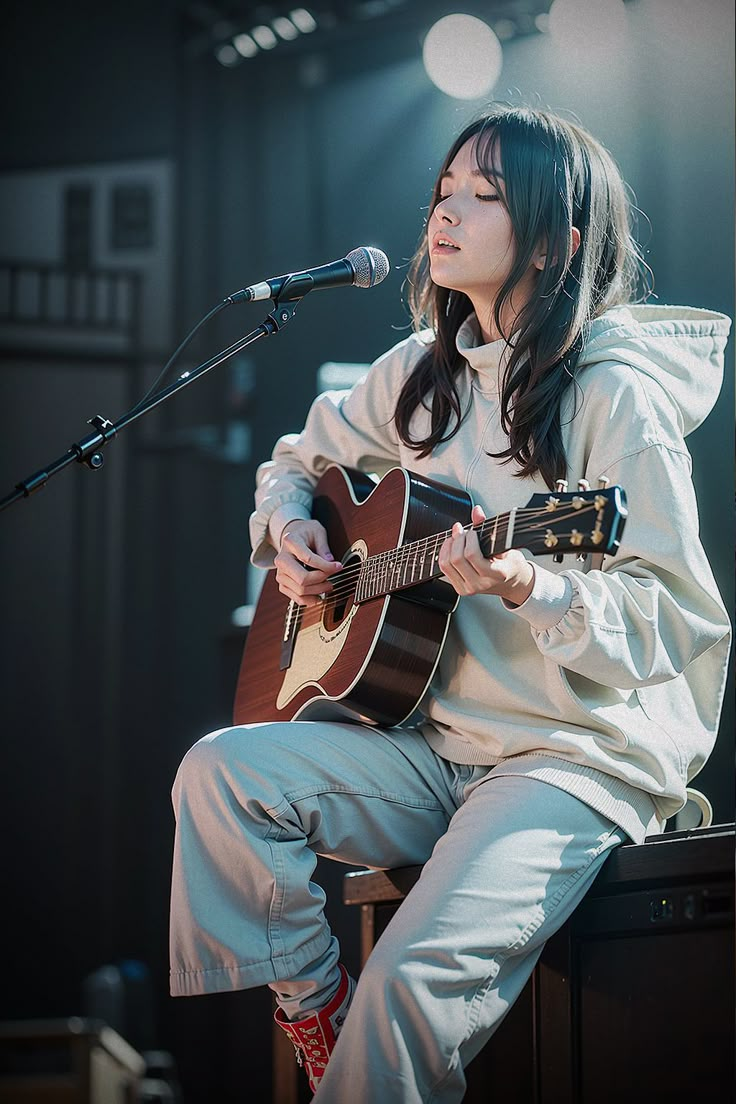
#> input picture assignment_image2.jpg, 736 x 1104 px, found by its file name
$ python cartoon_converter.py
#> lines starting #> are read from the running program, lines starting #| are printed output that depends on the picture; after the words box and inside, x2 and y2 are one past the last pixel; in counts of white or black regions, pixels touching at a corner belong together
import cv2
import numpy as np

# 이미지 경로
img_path = '/Users/fluor/Documents/Workspace/Unity/Unity Projects/cartoon_rendering_converter/assignment_image2.jpg'

# 이미지 불러오기
img_color = cv2.imread(img_path)
#> img_color is the input picture: shape (1104, 736, 3); mean B, G, R 88.5, 85.5, 78.5
if img_color is None:
    raise FileNotFoundError(f"이미지를 찾을 수 없습니다: {img_path}")

# 1. 색상 면 처리 (color quantization using k-means)
Z = img_color.reshape((-1, 3)).astype(np.float32)
K = 8  # 색상 수 (줄일수록 더 카툰 느낌)
criteria = (cv2.TERM_CRITERIA_EPS + cv2.TERM_CRITERIA_MAX_ITER, 20, 1.0)
_, labels, centers = cv2.kmeans(Z, K, None, criteria, 10, cv2.KMEANS_RANDOM_CENTERS)
#> centers = [[55.7, 49.31, 35.96], [96.42, 87.43, 62.98], [23.32, 20.93, 18.85], [158.1, 155.5, 143.5], [222.1, 220.8, 216.3], [177.4, 180, 182.7], [125.6, 123.2, 112.2], [52.43, 58.24, 93.4]]
centers = np.uint8(centers)
#> centers = [[55, 49, 35], [96, 87, 62], [23, 20, 18], [158, 155, 143], [222, 220, 216], [177, 179, 182], [125, 123, 112], [52, 58, 93]]
quantized = centers[labels.flatten()].reshape(img_color.shape)
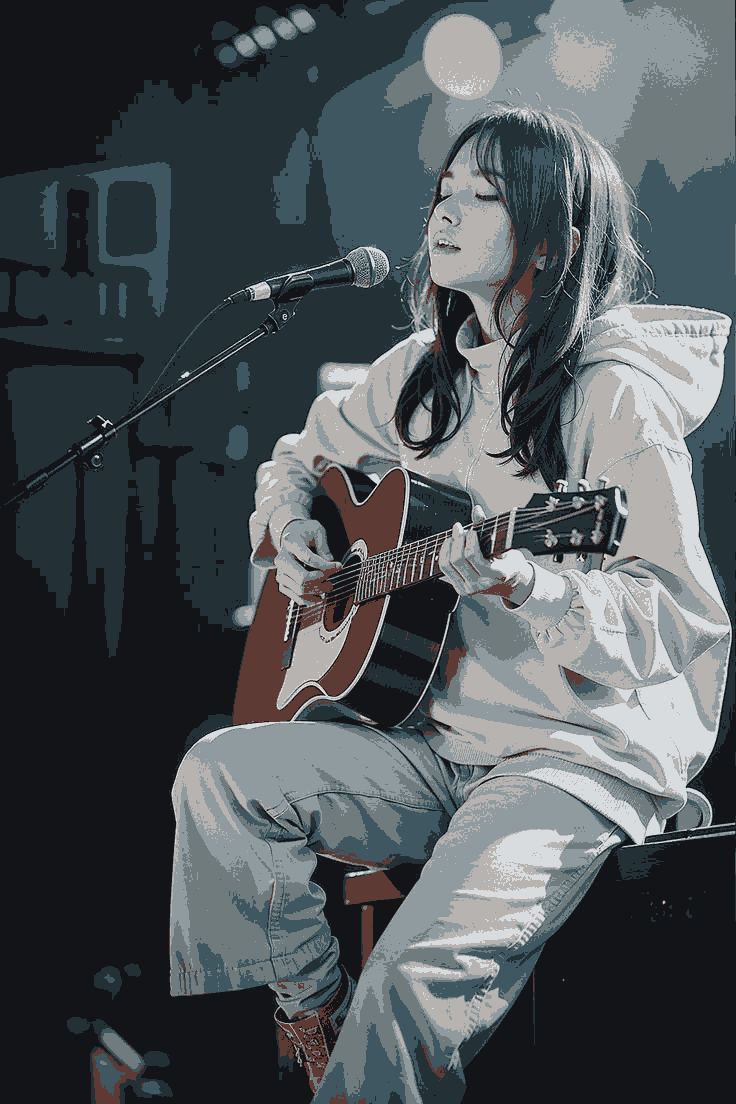
#> quantized: shape (1104, 736, 3); mean B, G, R 88.1, 84.9, 77.7

# 2. 윤곽선 검출 (adaptive threshold + bilateral filter)
img_gray = cv2.cvtColor(img_color, cv2.COLOR_BGR2GRAY)
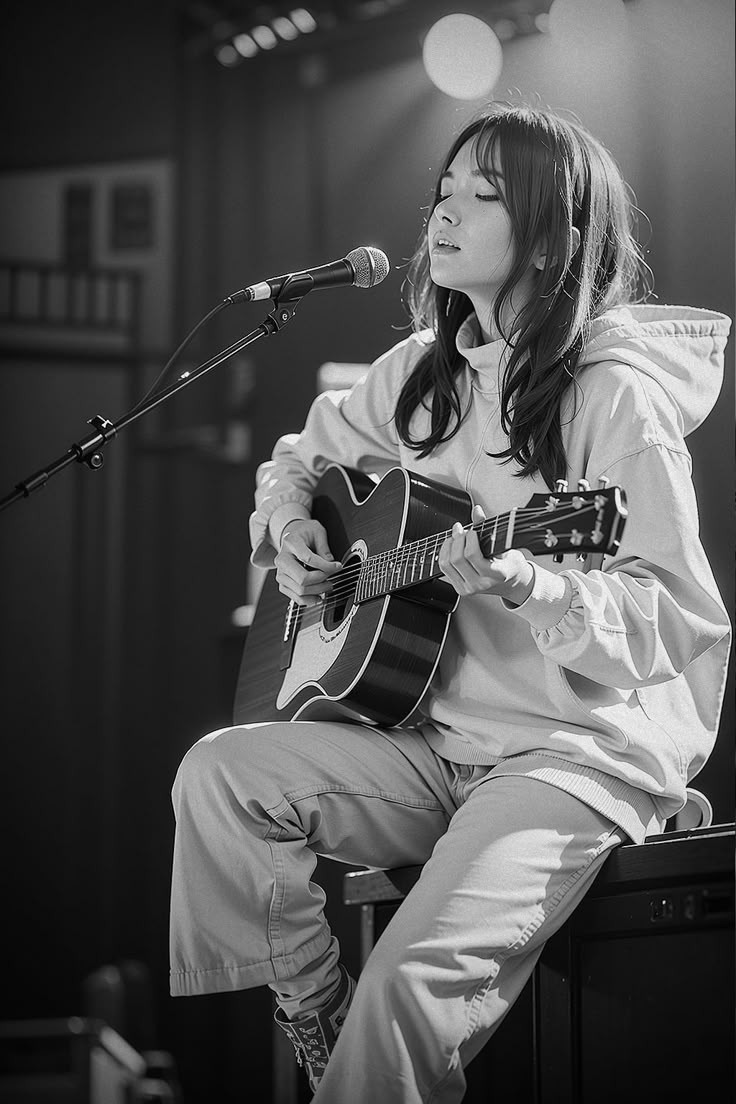
#> img_gray: shape (1104, 736); min 0, max 255, mean 83.7
img_blur = cv2.medianBlur(img_gray, 7)
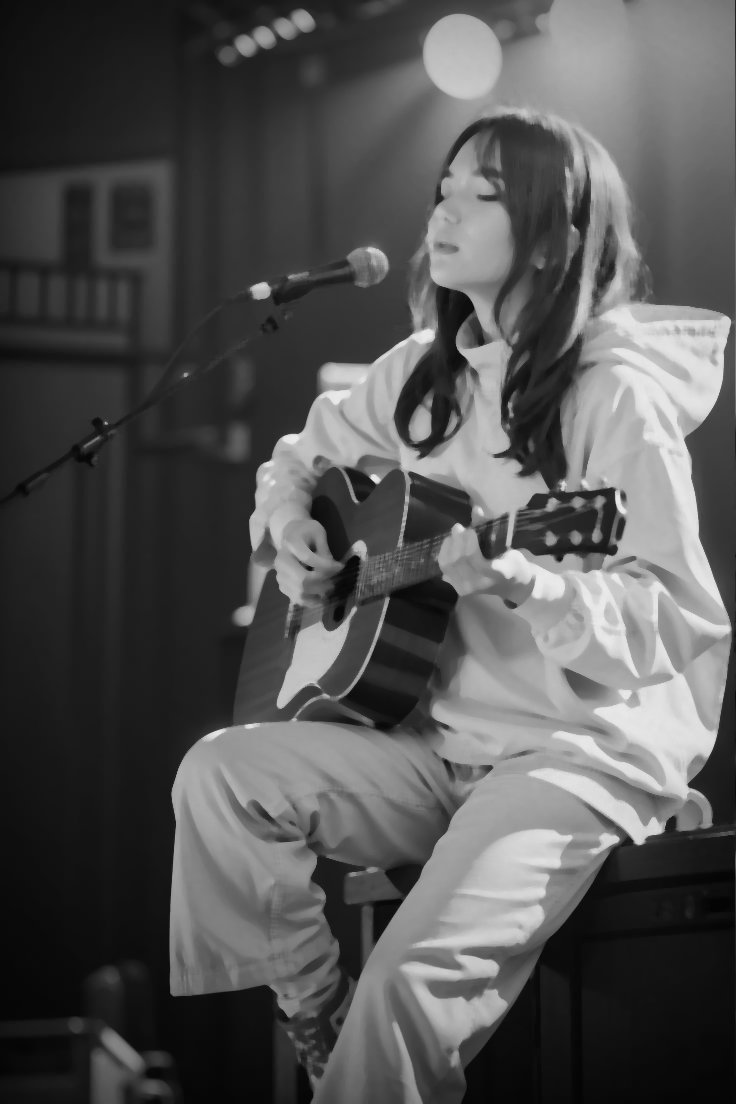
#> img_blur: shape (1104, 736); min 3, max 235, mean 83.4
edges = cv2.adaptiveThreshold(img_blur, 255, cv2.ADAPTIVE_THRESH_MEAN_C, cv2.THRESH_BINARY, blockSize=9, C=2)
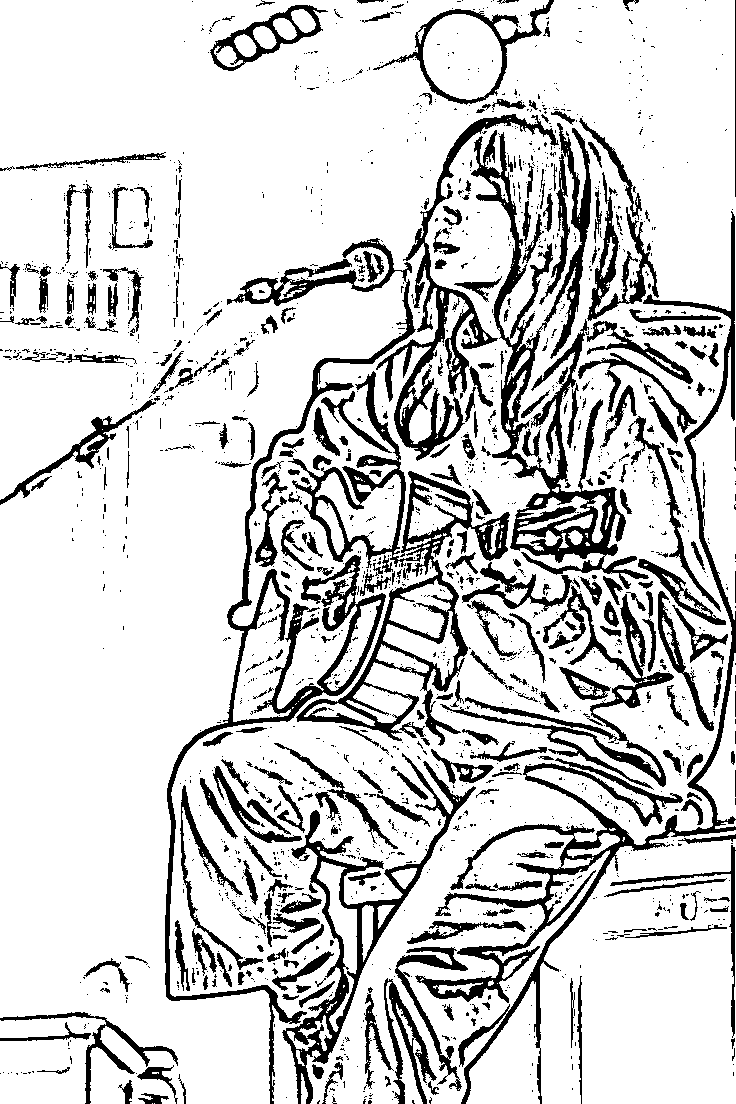
#> edges: shape (1104, 736); 81.9% white; 1886 black regions (1536 under 20 px), largest, box (x1, y1, x2, y2) and area: (471, 123, 649, 589) 16427, (415, 211, 736, 1104) 14964, (165, 238, 416, 1104) 13553

# 3. 윤곽선 반전 → 마스크로 사용
edge_mask = cv2.cvtColor(edges, cv2.COLOR_GRAY2BGR)  # 3채널로 변환
cartoon = cv2.bitwise_and(quantized, edge_mask)
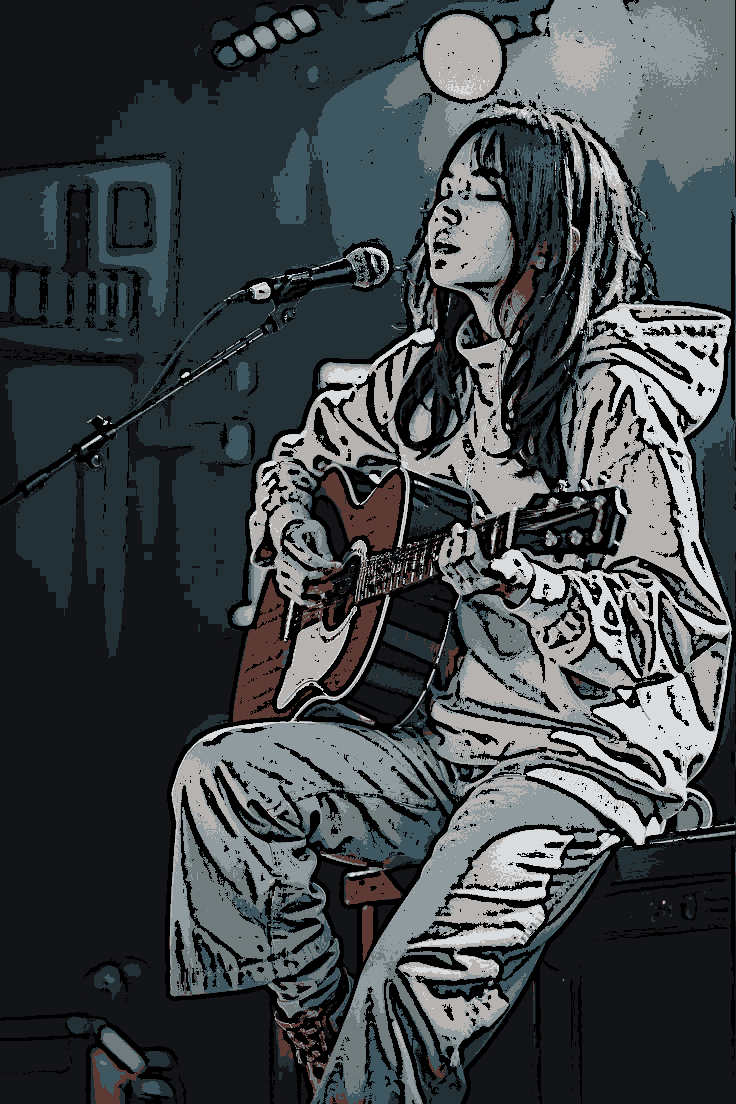
#> cartoon: shape (1104, 736, 3); mean B, G, R 72, 69.3, 63.3

# 결과 출력
cv2.imshow("Original", img_color)
cv2.imshow("Cartoon Rendered", cartoon)
cv2.waitKey(0)
cv2.destroyAllWindows()

# 저장하려면
# cv2.imwrite("cartoon_rendered_output.jpg", cartoon)

$ run again, with assignment_image.jpg copied over assignment_image2.jpg
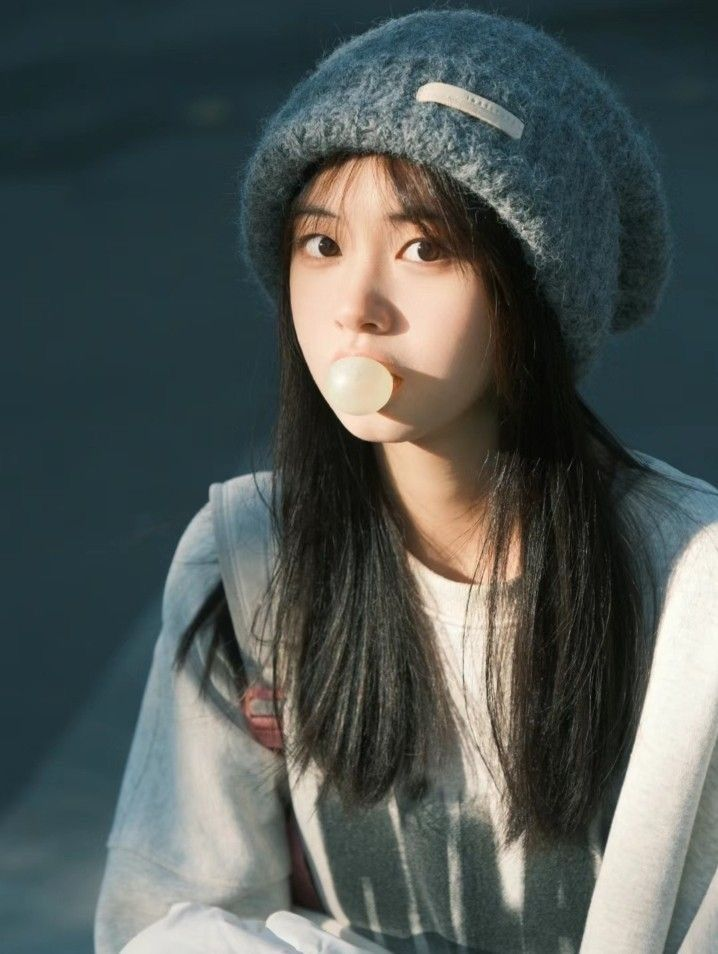
#> input picture assignment_image.jpg, 718 x 954 px, found by its file name
#> img_color is the input picture: shape (954, 718, 3); mean B, G, R 85.1, 87.5, 80.2
#> `_, labels, centers = cv2.kmeans(Z, K, None, criteria, 10, cv2.KMEANS_R..`: centers = [[57.15, 52.7, 35.27], [164.5, 185.2, 208.4], [19.37, 24.9, 24.42], [158.1, 160.2, 151.8], [210.4, 224, 234.3], [117.6, 125.7, 126.5], [92.15, 95.2, 86.86], [68.67, 70.54, 60.3]]
#> `centers = np.uint8(centers)`: centers = [[57, 52, 35], [164, 185, 208], [19, 24, 24], [158, 160, 151], [210, 224, 234], [117, 125, 126], [92, 95, 86], [68, 70, 60]]
#> `edges = cv2.adaptiveThreshold(img_blur, 255, cv2.ADAPTIVE_THRESH_MEAN_..`:
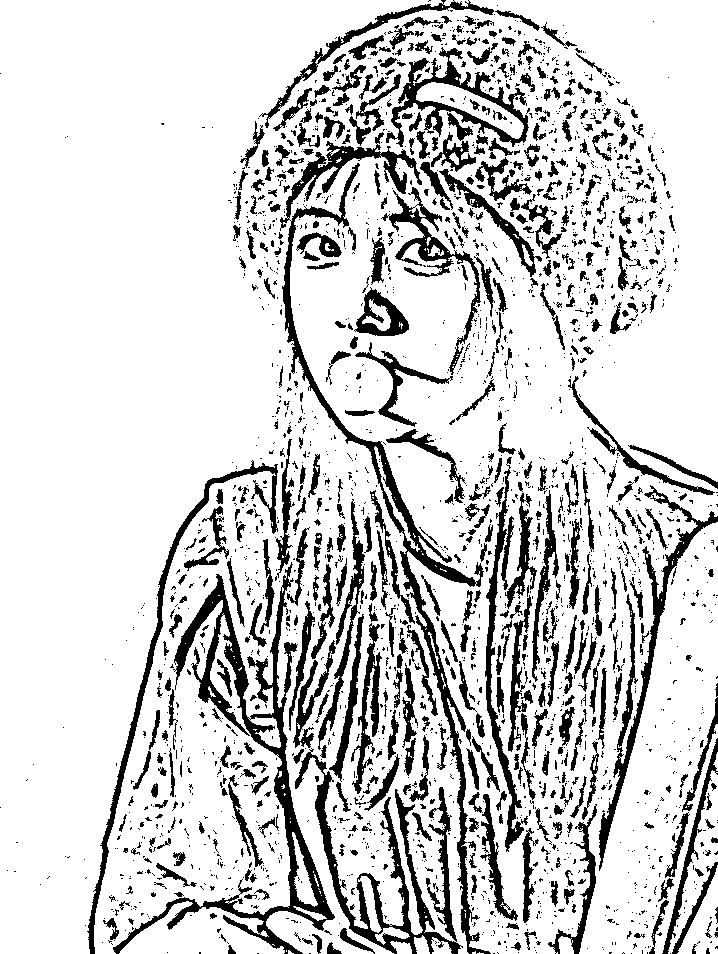
#> edges: shape (954, 718); 82.5% white; 2534 black regions (1965 under 20 px), largest, box (x1, y1, x2, y2) and area: (280, 132, 491, 954) 10269, (113, 562, 335, 954) 10216, (295, 748, 463, 954) 6344
#> `cartoon = cv2.bitwise_and(quantized, edge_mask)`:
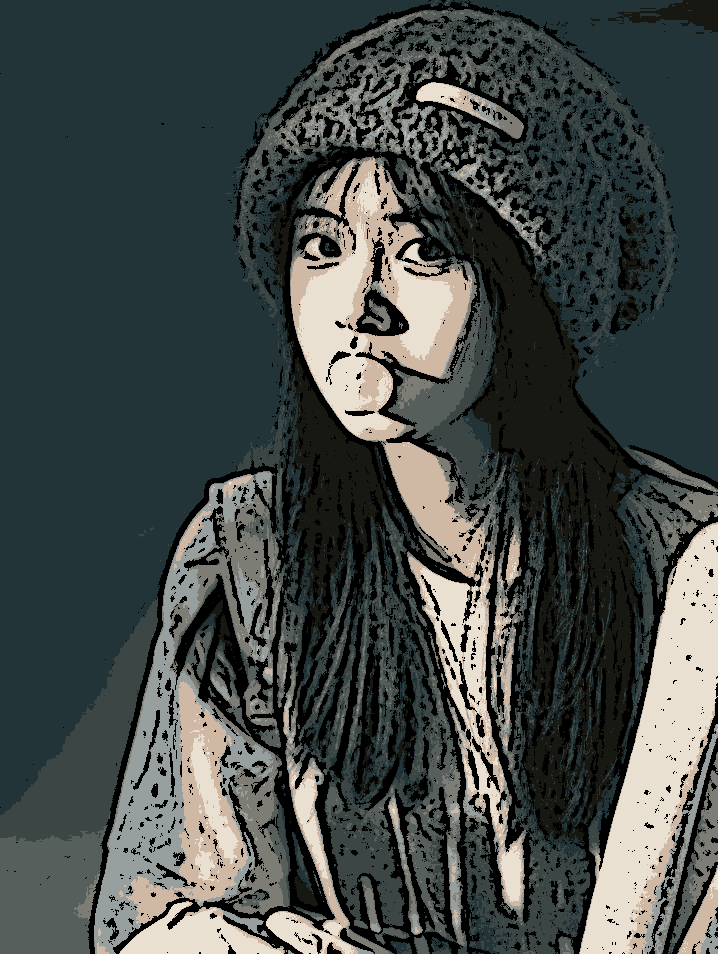
#> cartoon: shape (954, 718, 3); mean B, G, R 71.7, 73.3, 67.2

$ run again, with 스크린샷 2025-03-25 오후 9.33.49.png saved as assignment_image2.jpg
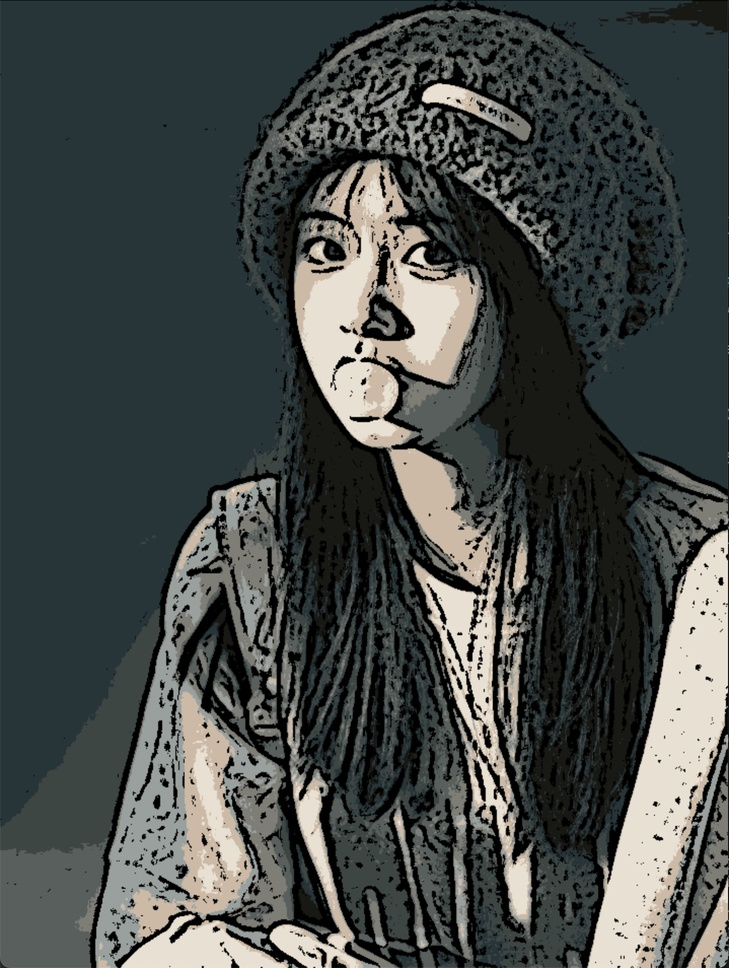
#> input picture 스크린샷 2025-03-25 오후 9.33.49.png, 729 x 968 px, shrunk from 1438 x 1908 before the run, found by its file name
#> img_color is the input picture: shape (968, 729, 3); mean B, G, R 71.8, 73.8, 68.9
#> `_, labels, centers = cv2.kmeans(Z, K, None, criteria, 10, cv2.KMEANS_R..`: centers = [[91.57, 94.31, 89.74], [154, 158.2, 155.7], [54.17, 51.74, 39.31], [169.5, 186.6, 201.9], [119.2, 125, 124.8], [67.48, 69.26, 61.72], [10.47, 11.96, 10.7], [210.1, 223.3, 231.5]]
#> `centers = np.uint8(centers)`: centers = [[91, 94, 89], [154, 158, 155], [54, 51, 39], [169, 186, 201], [119, 125, 124], [67, 69, 61], [10, 11, 10], [210, 223, 231]]
#> `edges = cv2.adaptiveThreshold(img_blur, 255, cv2.ADAPTIVE_THRESH_MEAN_..`:
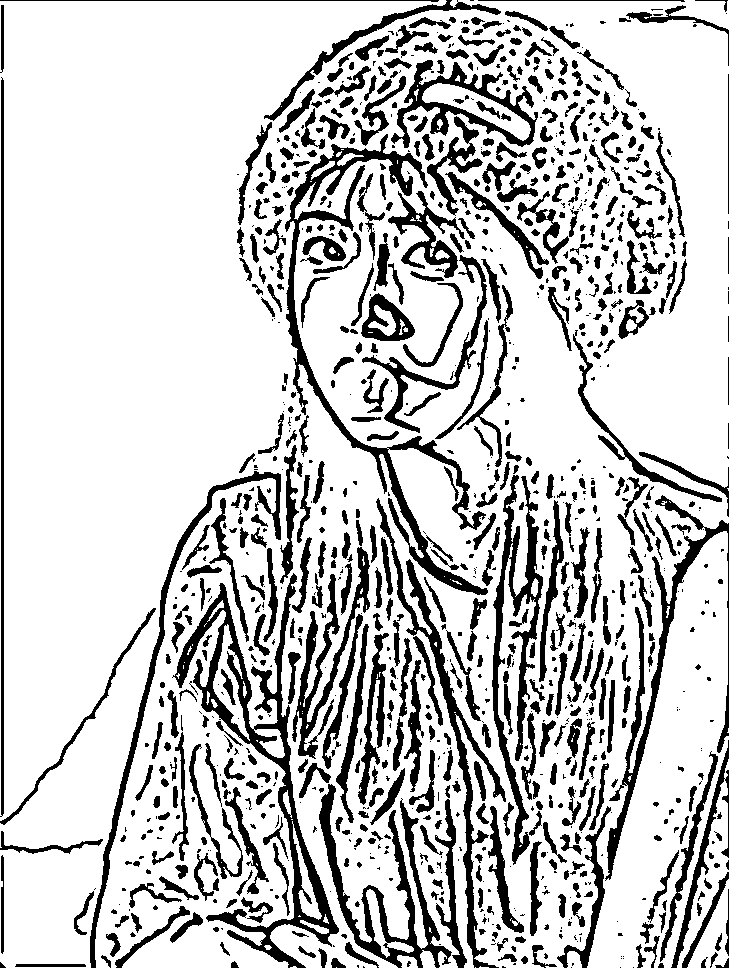
#> edges: shape (968, 729); 79.1% white; 1127 black regions (488 under 20 px), largest, box (x1, y1, x2, y2) and area: (172, 573, 339, 968) 9438, (285, 134, 488, 595) 8508, (492, 475, 543, 865) 5284
#> `cartoon = cv2.bitwise_and(quantized, edge_mask)`:
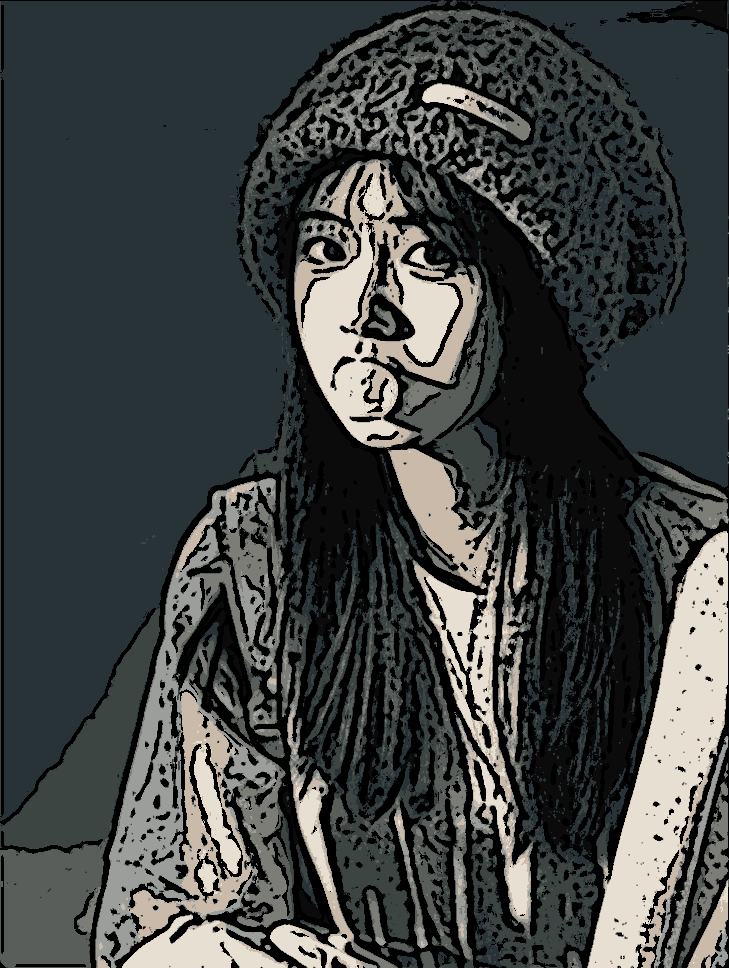
#> cartoon: shape (968, 729, 3); mean B, G, R 65.1, 66.5, 62.1
